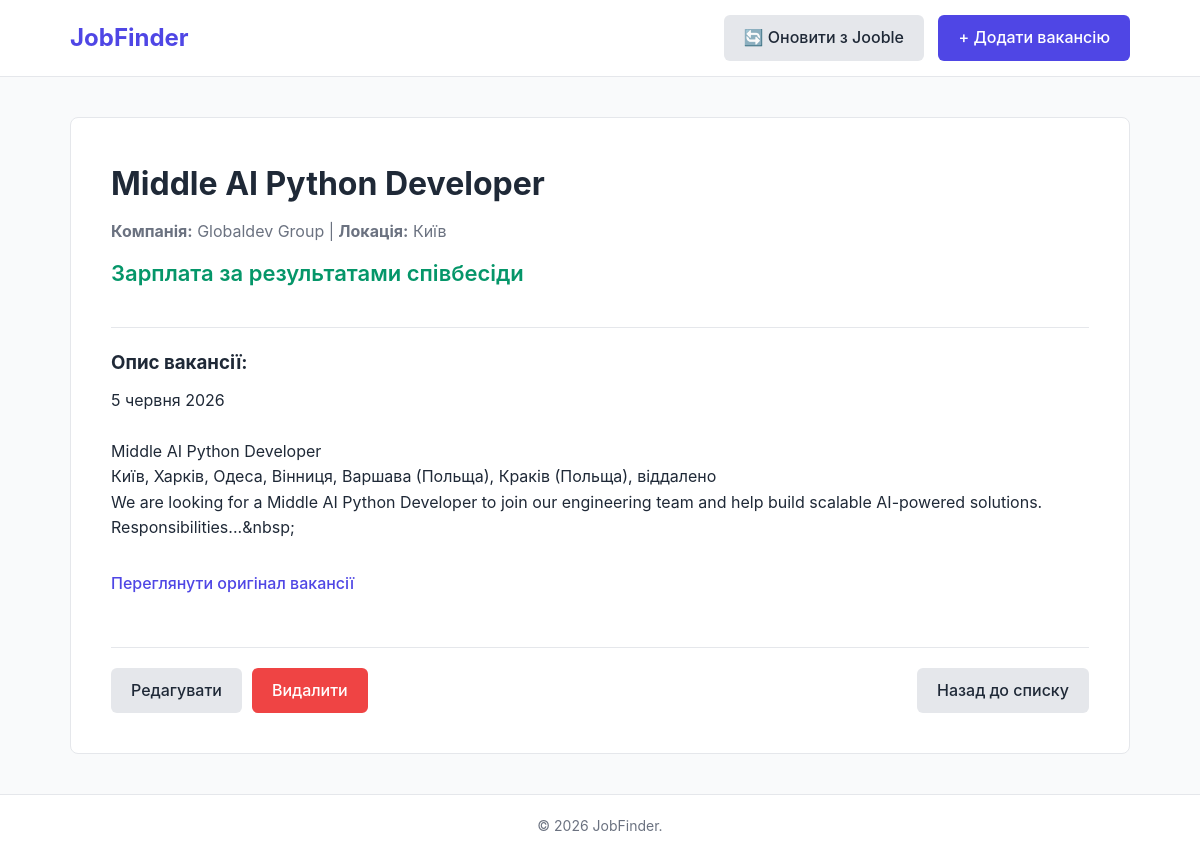
The page /vacancy/68/ on the database its author committed.
### vacancies/models.py (models this page shows, shortened)
class Vacancy(models.Model):
    title = models.CharField(max_length=255, verbose_name="Назва вакансії")
    company = models.CharField(max_length=255, verbose_name="Компанія")
    location = models.CharField(max_length=255, verbose_name="Місто / Локація")
    salary = models.CharField(
        max_length=100,
        default="Не вказана",
        verbose_name="Зарплата"
    )
    description = models.TextField(verbose_name="Опис вакансії")
    source_url = models.URLField(blank=True, null=True, unique=True, verbose_name="Посилання на першоджерело")
    created_at = models.DateTimeField(auto_now_add=True, verbose_name="Дата створення")
    class Meta:
        verbose_name = "Вакансія"
        verbose_name_plural = "Вакансії"
        ordering = ['-created_at']

### vacancies/views.py (the view)
# urls.py: path('vacancy/<int:pk>/', views.vacancy_detail, name='vacancy_detail'),
def vacancy_detail(request, pk):
    vacancy = get_object_or_404(Vacancy, pk=pk)
    return render(request, 'vacancies/detail.html', {'vacancy': vacancy})

### templates/vacancies/detail.html
{% extends 'base.html' %}
{% block content %}
<div class="detail-container">
    <div class="detail-header">
        <h1>{{ vacancy.title }}</h1>
        <p class="card-meta" style="font-size: 16px; margin-top: 10px;">
            <strong>Компанія:</strong> {{ vacancy.company }} | <strong>Локація:</strong> {{ vacancy.location }}
        </p>
        <p class="card-salary" style="font-size: 22px; margin-top: 10px;">
            {% if vacancy.salary > 0 %}{{ vacancy.salary }} грн.{% else %}Зарплата за результатами співбесіди{% endif %}
        </p>
    </div>
    <div class="detail-body">
        <h3>Опис вакансії:</h3>
        <p style="white-space: pre-line; margin-top: 10px; margin-bottom: 30px;">{{ vacancy.description }}</p>
        {% if vacancy.source_url %}
            <p><a href="{{ vacancy.source_url }}" target="_blank" class="nav-link" style="color: var(--primary-color); margin: 0; display: inline-block; margin-bottom: 30px;">Переглянути оригінал вакансії</a></p>
        {% endif %}
    </div>
    <div class="form-actions" style="border-top: 1px solid var(--border-color); padding-top: 20px;">
        <a href="{% url 'vacancy_update' vacancy.pk %}" class="btn btn-secondary">Редагувати</a>
        <a href="{% url 'vacancy_delete' vacancy.pk %}" class="btn btn-danger">Видалити</a>
        <a href="{% url 'vacancy_list' %}" class="btn btn-secondary" style="margin-left: auto;">Назад до списку</a>
    </div>
</div>
{% endblock %}

### static/css/style.css (style rules this page uses)
:root { --primary-color: #4f46e5; --primary-hover: #4338ca; --danger-color: #ef4444; --danger-hover: #dc2626; --text-color: #1f2937; --light-bg: #f9fafb; --border-color: #e5e7eb; --white: #ffffff; }
* { box-sizing: border-box; margin: 0; padding: 0; }
body { font-family: -apple-system, BlinkMacSystemFont, "Segoe UI", Roboto, Helvetica, Arial, sans-serif; color: var(--text-color); background-color: var(--light-bg); line-height: 1.6; display: flex; flex-direction: column; min-height: 100vh; }
.nav-link { text-decoration: none; color: var(--text-color); margin-right: 20px; font-weight: 500; }
.btn { display: inline-block; padding: 10px 20px; border-radius: 6px; text-decoration: none; font-weight: 500; cursor: pointer; border: none; transition: background 0.2s ease; }
.btn-danger { background-color: var(--danger-color); color: var(--white); }
.btn-secondary { background-color: var(--border-color); color: var(--text-color); }
.card-meta { font-size: 14px; color: #6b7280; margin-bottom: 12px; }
.card-salary { font-size: 18px; font-weight: 600; color: #059669; margin-bottom: 15px; }
.form-actions { display: flex; gap: 10px; margin-top: 20px; }
.detail-container { background: var(--white); padding: 40px; border-radius: 8px; border: 1px solid var(--border-color); margin: 40px 0; }
.detail-header { border-bottom: 1px solid var(--border-color); padding-bottom: 20px; margin-bottom: 20px; }

### rows shown on the page
Vacancy: title "Middle AI Python Developer", company "Globaldev Group", location "Київ", description "5 червня 2026 Middle AI Python Developer Київ, Харків, Одеса, Вінниця, Варшава (Польща), Краків (Польща), віддалено We are looking for a Middle AI Python Developer to join our engineering team and help build scalable AI-powered solutions. Responsibilities...&nbsp;"
